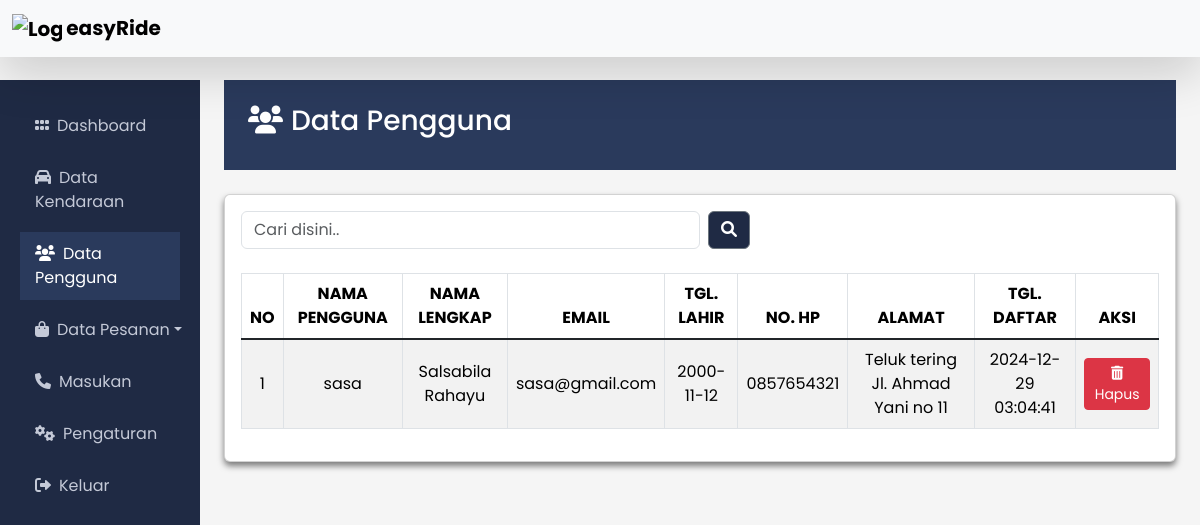
The page /dashboard/data_pengguna.php?keyword=sasa (signed in) on the database its author committed.
### tables this page shows
CREATE TABLE `user` (
  `Id` int(10) NOT NULL,
  `foto` varchar(100) NOT NULL,
  `user_name` varchar(100) NOT NULL,
  `full_name` varchar(100) NOT NULL,
  `email` varchar(100) NOT NULL,
  `password` varchar(100) NOT NULL,
  `tgl_lahir` varchar(10) NOT NULL,
  `no_telepon` varchar(15) NOT NULL,
  `alamat` varchar(100) NOT NULL,
  `jenis_kelamin` varchar(15) NOT NULL,
  `role` varchar(30) NOT NULL,
  `tgl_daftar` timestamp NOT NULL DEFAULT current_timestamp()
);

### dashboard/data_pengguna.php (the view, shortened to what this page needs)
<!DOCTYPE html>
<html lang="en">
<head>
    <link rel="stylesheet" href="../bootstrap/css/bootstrap.min.css">
    <link rel="stylesheet" href="https://cdnjs.cloudflare.com/ajax/libs/font-awesome/6.0.0/css/all.min.css" />
</head>
<body>
    <div class="container-fluid">
        <nav class="navbar navbar-expand-lg fixed-top mb-5 bg-body-tertiary shadow-lg">
            <div class="container-fluid fw-bold">
            <a class="navbar-brand" href="#">
                <img src="../asset/easyride.png" alt="Logo" width="50" class="d-inline-block align-text-center" />
                easyRide
            </a>
            </div>
        </nav>
        <div class="row">
            <nav class="col-md-2 d-none d-md-block sidebar">
                <div class="d-flex flex-column pt-4 px-2">
                    <ul class="navbar-nav">
                    <li class="nav-item mb-2"><a href="index.php"><i class="fa-solid fa-grip me-2"></i>Dashboard</a>
                    <li class="nav-item mb-2"><a href="data_kendaraan.php"><i class="fa-solid fa-car me-2"></i>Data Kendaraan</a></li>
                    <li class="nav-item mb-2"><a href="data_pengguna.php" class="active text-white"><i class="fa-solid fa-users me-2"></i>Data Pengguna</a></li>
                    <li class="nav-item mb-2"><a href="" class="dropdown dropdown-toggle"data-bs-toggle="collapse" data-bs-target="#pesanan" aria-expanded="false" aria-controls="pesanan">
                        <i class="fa-solid fa-bag-shopping me-2"></i>Data Pesanan</a></li>
                    <li class="nav-item mb-2"><a href="masukan.php"><i class="fa-solid fa-phone me-2"></i>Masukan</a></li>
                    <li class="nav-item mb-2"><a href="pengaturan.php"><i class="fa-solid fa-gears me-2"></i>Pengaturan</a></li>
                    <li class="nav-item mb-2"><a href="../logout.php"><i class="fa-solid fa-right-from-bracket me-2"></i>Keluar</a></li></li>
                    </ul>
                </div>
            </nav>
        <main class="col-md-10 ms-sm-auto px-md-4">
            <div class="header mb-4 p-4">
                <h3><i class="fa-solid fa-users me-2"></i>Data Pengguna</h3>
            </div>
            <div class="col-md-12">
                <div class="card p-3">
                    <form class="d-flex mb-4" method="GET" role="search">
                        <input class="form-control w-50 me-2 " type="search" placeholder="Cari disini.." name="keyword" aria-label="Search">
                        <button class="btn btn-secondary" style="background-color: #1f2a44;" type="submit"><i class="fa-solid fa-magnifying-glass"></i></button>
                    </form>
                    <div class="table-responsive">
                        <table class="table table-striped table-bordered align-middle text-center">
                        <thead>
                            <tr>
                                <th scope="col">NO</th>
                                <th scope="col">NAMA PENGGUNA</th>
                                <th scope="col">NAMA LENGKAP</th>
                                <th scope="col">EMAIL</th>
                                <th scope="col">TGL. LAHIR</th>
                                <th scope="col">NO. HP</th>
                                <th scope="col">ALAMAT</th>
                                <th scope="col">TGL. DAFTAR</th>
                                <th scope="col">AKSI</th>
                            </tr>
                        </thead>
                        <tbody class="table-group-divider">
                        <?php
                            require '../function.php';
                            if (isset($_GET['keyword'])) {
                                $keyword = $_GET['keyword'];
                                $query = mysqli_query($koneksi, "SELECT * FROM user
                                WHERE
                                user_name LIKE '%$keyword%' AND role = 'user'
                                OR full_name LIKE '%$keyword%' AND role = 'user'
                                OR email LIKE '%$keyword%' AND role = 'user'
                                OR no_telepon LIKE '%$keyword%' AND role = 'user'
                                OR alamat LIKE '%$keyword%' AND role = 'user'
                                ORDER BY id DESC");
                            } else {
                                $query = mysqli_query($koneksi, "SELECT * FROM user WHERE role = 'user'");
                            }
                        ?>
                        <?php
                            $no = 1;
                            while ($data = mysqli_fetch_assoc($query)) {
                        ?>
                        <tr>
                            <td><?= $no++ ?></td>
                            <td><?= $data['user_name']; ?></td>
                            <td><?= $data['full_name']; ?></td>
                            <td><?= $data['email']; ?></td>
                            <td><?= $data['tgl_lahir']; ?></td>
                            <td><?= $data['no_telepon']; ?></td>
                            <td><?= $data['alamat']; ?></td>
                            <td><?= $data['tgl_daftar']; ?></td>
                            <td>
                                <a href="hapus_pengguna.php?userName=<?= $data['user_name']; ?>" class="btn btn-danger btn-sm"
                                    onclick="return confirm('Yakin ingin menghapus data ini?')">
                                    <i class="fas fa-trash-alt"></i>Hapus
                                </a>
                            </td>
                        </tr>
                        <?php
                            }
                        ?>
                        </tbody>
                        </table>
                    </div>
                </div>
            </div>
        </main>
        </div>
    </div>
</body>
</html>

### dashboard/data_pengguna.php (style rules this page uses)
body { background-color: #f5f5f5; padding-top: 80px; font-family: "Poppins", sans-serif; }
.sidebar { background-color: #1f2a44; height: 100vh; color: #fff; }
.sidebar a { color: #c4c9d7; text-decoration: none; padding: 10px 15px; display: block; }
.sidebar .active { background-color: #2a3a5c; }
.header { background-color: #2a3a5c; color: #fff; padding: 15px; }
.card { box-shadow: 0px 4px 6px rgba(0, 0, 0, 0.5); }

### rows shown on the page
user: user_name "sasa", full_name "Salsabila Rahayu", email "sasa@gmail.com", tgl_lahir "2000-11-12", no_telepon "0857654321", alamat "Teluk tering Jl. Ahmad Yani no 11", tgl_daftar "2024-12-29 03:04:41"
